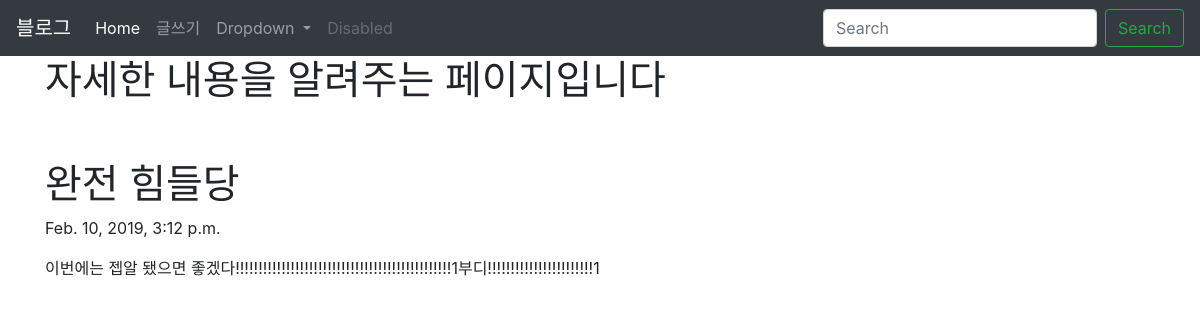
Page /blog/3 on the committed database.
### blogapp/models.py (models this page shows, shortened)
class Blog(models.Model):
    title = models.CharField(max_length=200)
    pub_date = models.DateTimeField('date published')
    body = models.TextField()
    def summary(self):
        return self.body[:100]

### blogapp/views.py (the view)
# urls.py: path('<int:blog_id>', views.detail,name ="detail"),
def detail(request, blog_id):
    details = get_object_or_404(Blog,pk=blog_id)
    return render(request,'detail.html',{'details':details})

### blogapp/templates/detail.html
{% extends 'base.html'%}
{% block contents %}
<body>
         <div class="container">
            <h1>자세한 내용을 알려주는 페이지입니다</h1>
            <br><br>
            <h1>{{details.title}}</h1>
            <p>{{details.pub_date}}</p>
            <p>{{details.summary}}</p>
         </div>
    </body>
{%endblock%}

### rows in the picture
Blog: title "완전 힘들당", pub_date "Feb. 10, 2019, 3:12 p.m.", summary "이번에는 젭알 됐으면 좋겠다!!!!!!!!!!!!!!!!!!!!!!!!!!!!!!!!!!!!!!!!!!!!!!!1부디!!!!!!!!!!!!!!!!!!!!!!!1"
